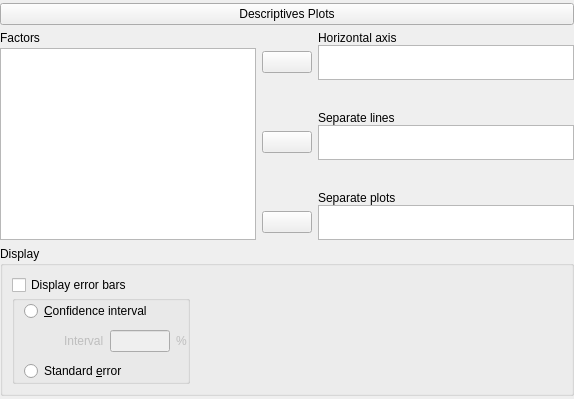
    <widget class="QWidget" name="descriptivesPlot" native="true">
     <layout class="QGridLayout" name="gridLayout_24">
      <property name="leftMargin">
       <number>0</number>
      </property>
      <property name="topMargin">
       <number>3</number>
      </property>
      <property name="rightMargin">
       <number>0</number>
      </property>
      <property name="bottomMargin">
       <number>3</number>
      </property>
      <item row="1" column="0">
       <widget class="QWidget" name="containerDescriptivesPlot" native="true">
        <property name="sizePolicy">
         <sizepolicy hsizetype="Preferred" vsizetype="Preferred">
          <horstretch>0</horstretch>
          <verstretch>0</verstretch>
         </sizepolicy>
        </property>
        <layout class="QGridLayout" name="gridLayout_23">
         <property name="leftMargin">
          <number>0</number>
         </property>
         <property name="topMargin">
          <number>0</number>
         </property>
         <property name="rightMargin">
          <number>0</number>
         </property>
         <property name="bottomMargin">
          <number>0</number>
         </property>
         <item row="0" column="0">
          <widget class="QWidget" name="widget_17" native="true">
           <property name="sizePolicy">
            <sizepolicy hsizetype="Preferred" vsizetype="Preferred">
             <horstretch>0</horstretch>
             <verstretch>0</verstretch>
            </sizepolicy>
           </property>
           <layout class="QGridLayout" name="gridLayout_11">
            <property name="leftMargin">
             <number>0</number>
            </property>
            <property name="topMargin">
             <number>0</number>
            </property>
            <property name="rightMargin">
             <number>0</number>
            </property>
            <property name="bottomMargin">
             <number>0</number>
            </property>
            <property name="horizontalSpacing">
             <number>0</number>
            </property>
            <property name="verticalSpacing">
             <number>3</number>
            </property>
            <item row="1" column="0">
             <widget class="AvailableFieldsListView" name="plotVariables">
              <property name="sizePolicy">
               <sizepolicy hsizetype="Expanding" vsizetype="Preferred">
                <horstretch>0</horstretch>
                <verstretch>0</verstretch>
               </sizepolicy>
              </property>
              <property name="minimumSize">
               <size>
                <width>210</width>
                <height>0</height>
               </size>
              </property>
              <property name="maximumSize">
               <size>
                <width>16777215</width>
                <height>16777215</height>
               </size>
              </property>
             </widget>
            </item>
            <item row="0" column="0">
             <widget class="QLabel" name="label_7">
              <property name="sizePolicy">
               <sizepolicy hsizetype="Preferred" vsizetype="Preferred">
                <horstretch>0</horstretch>
                <verstretch>0</verstretch>
               </sizepolicy>
              </property>
              <property name="text">
               <string>Factors</string>
              </property>
             </widget>
            </item>
           </layout>
          </widget>
         </item>
         <item row="0" column="1">
          <widget class="QWidget" name="widget_15" native="true">
           <property name="sizePolicy">
            <sizepolicy hsizetype="Preferred" vsizetype="Minimum">
             <horstretch>0</horstretch>
             <verstretch>0</verstretch>
            </sizepolicy>
           </property>
           <layout class="QGridLayout" name="gridLayout_21">
            <property name="leftMargin">
             <number>0</number>
            </property>
            <property name="topMargin">
             <number>0</number>
            </property>
            <property name="rightMargin">
             <number>0</number>
            </property>
            <property name="bottomMargin">
             <number>0</number>
            </property>
            <item row="4" column="0">
             <widget class="QWidget" name="widget_22" native="true">
              <property name="sizePolicy">
               <sizepolicy hsizetype="Preferred" vsizetype="Fixed">
                <horstretch>0</horstretch>
                <verstretch>0</verstretch>
               </sizepolicy>
              </property>
              <layout class="QGridLayout" name="gridLayout_18">
               <property name="leftMargin">
                <number>0</number>
               </property>
               <property name="topMargin">
                <number>0</number>
               </property>
               <property name="rightMargin">
                <number>0</number>
               </property>
               <property name="bottomMargin">
                <number>0</number>
               </property>
               <property name="verticalSpacing">
                <number>0</number>
               </property>
               <item row="1" column="1">
                <widget class="BoundListView" name="plotSeparatePlots">
                 <property name="sizePolicy">
                  <sizepolicy hsizetype="Expanding" vsizetype="Fixed">
                   <horstretch>0</horstretch>
                   <verstretch>0</verstretch>
                  </sizepolicy>
                 </property>
                 <property name="minimumSize">
                  <size>
                   <width>0</width>
                   <height>35</height>
                  </size>
                 </property>
                 <property name="maximumSize">
                  <size>
                   <width>16777215</width>
                   <height>35</height>
                  </size>
                 </property>
                </widget>
               </item>
               <item row="1" column="0">
                <widget class="AssignButton" name="buttonAssignSeperatePlots">
                 <property name="sizePolicy">
                  <sizepolicy hsizetype="Fixed" vsizetype="Fixed">
                   <horstretch>0</horstretch>
                   <verstretch>0</verstretch>
                  </sizepolicy>
                 </property>
                 <property name="minimumSize">
                  <size>
                   <width>50</width>
                   <height>0</height>
                  </size>
                 </property>
                 <property name="maximumSize">
                  <size>
                   <width>50</width>
                   <height>16777215</height>
                  </size>
                 </property>
                 <property name="text">
                  <string/>
                 </property>
                </widget>
               </item>
               <item row="0" column="1">
                <widget class="QLabel" name="label_13">
                 <property name="sizePolicy">
                  <sizepolicy hsizetype="Preferred" vsizetype="Preferred">
                   <horstretch>0</horstretch>
                   <verstretch>0</verstretch>
                  </sizepolicy>
                 </property>
                 <property name="text">
                  <string>Separate plots</string>
                 </property>
                </widget>
               </item>
              </layout>
             </widget>
            </item>
            <item row="0" column="0">
             <widget class="QWidget" name="widget_19" native="true">
              <property name="sizePolicy">
               <sizepolicy hsizetype="Preferred" vsizetype="Fixed">
                <horstretch>0</horstretch>
                <verstretch>0</verstretch>
               </sizepolicy>
              </property>
              <layout class="QGridLayout" name="gridLayout_14">
               <property name="leftMargin">
                <number>0</number>
               </property>
               <property name="topMargin">
                <number>0</number>
               </property>
               <property name="rightMargin">
                <number>0</number>
               </property>
               <property name="bottomMargin">
                <number>0</number>
               </property>
               <property name="verticalSpacing">
                <number>0</number>
               </property>
               <item row="2" column="0">
                <widget class="AssignButton" name="buttonAssignHorizontalAxis">
                 <property name="sizePolicy">
                  <sizepolicy hsizetype="Fixed" vsizetype="Fixed">
                   <horstretch>0</horstretch>
                   <verstretch>0</verstretch>
                  </sizepolicy>
                 </property>
                 <property name="minimumSize">
                  <size>
                   <width>50</width>
                   <height>0</height>
                  </size>
                 </property>
                 <property name="maximumSize">
                  <size>
                   <width>50</width>
                   <height>16777215</height>
                  </size>
                 </property>
                 <property name="text">
                  <string/>
                 </property>
                </widget>
               </item>
               <item row="0" column="1">
                <widget class="QLabel" name="label_8">
                 <property name="sizePolicy">
                  <sizepolicy hsizetype="Preferred" vsizetype="Preferred">
                   <horstretch>0</horstretch>
                   <verstretch>0</verstretch>
                  </sizepolicy>
                 </property>
                 <property name="text">
                  <string>Horizontal axis</string>
                 </property>
                </widget>
               </item>
               <item row="2" column="1">
                <widget class="BoundListView" name="plotHorizontalAxis">
                 <property name="sizePolicy">
                  <sizepolicy hsizetype="Expanding" vsizetype="Fixed">
                   <horstretch>0</horstretch>
                   <verstretch>0</verstretch>
                  </sizepolicy>
                 </property>
                 <property name="minimumSize">
                  <size>
                   <width>210</width>
                   <height>35</height>
                  </size>
                 </property>
                 <property name="maximumSize">
                  <size>
                   <width>16777215</width>
                   <height>35</height>
                  </size>
                 </property>
                </widget>
               </item>
              </layout>
             </widget>
            </item>
            <item row="2" column="0">
             <widget class="QWidget" name="widget_20" native="true">
              <property name="sizePolicy">
               <sizepolicy hsizetype="Preferred" vsizetype="Fixed">
                <horstretch>0</horstretch>
                <verstretch>0</verstretch>
               </sizepolicy>
              </property>
              <layout class="QGridLayout" name="gridLayout_15">
               <property name="leftMargin">
                <number>0</number>
               </property>
               <property name="topMargin">
                <number>0</number>
               </property>
               <property name="rightMargin">
                <number>0</number>
               </property>
               <property name="bottomMargin">
                <number>0</number>
               </property>
               <property name="verticalSpacing">
                <number>0</number>
               </property>
               <item row="0" column="1">
                <widget class="QLabel" name="label_10">
                 <property name="sizePolicy">
                  <sizepolicy hsizetype="Preferred" vsizetype="Preferred">
                   <horstretch>0</horstretch>
                   <verstretch>0</verstretch>
                  </sizepolicy>
                 </property>
                 <property name="text">
                  <string>Separate lines</string>
                 </property>
                </widget>
               </item>
               <item row="1" column="0">
                <widget class="AssignButton" name="buttonAssignSeperateLines">
                 <property name="sizePolicy">
                  <sizepolicy hsizetype="Fixed" vsizetype="Fixed">
                   <horstretch>0</horstretch>
                   <verstretch>0</verstretch>
                  </sizepolicy>
                 </property>
                 <property name="minimumSize">
                  <size>
                   <width>50</width>
                   <height>0</height>
                  </size>
                 </property>
                 <property name="maximumSize">
                  <size>
                   <width>50</width>
                   <height>16777215</height>
                  </size>
                 </property>
                 <property name="text">
                  <string/>
                 </property>
                </widget>
               </item>
               <item row="1" column="1">
                <widget class="BoundListView" name="plotSeparateLines">
                 <property name="sizePolicy">
                  <sizepolicy hsizetype="Expanding" vsizetype="Fixed">
                   <horstretch>0</horstretch>
                   <verstretch>0</verstretch>
                  </sizepolicy>
                 </property>
                 <property name="minimumSize">
                  <size>
                   <width>210</width>
                   <height>35</height>
                  </size>
                 </property>
                 <property name="maximumSize">
                  <size>
                   <width>16777215</width>
                   <height>35</height>
                  </size>
                 </property>
                </widget>
               </item>
              </layout>
             </widget>
            </item>
            <item row="1" column="0">
             <spacer name="verticalSpacer_4">
              <property name="orientation">
               <enum>Qt::Vertical</enum>
              </property>
              <property name="sizeHint" stdset="0">
               <size>
                <width>20</width>
                <height>5</height>
               </size>
              </property>
             </spacer>
            </item>
            <item row="3" column="0">
             <spacer name="verticalSpacer_5">
              <property name="orientation">
               <enum>Qt::Vertical</enum>
              </property>
              <property name="sizeHint" stdset="0">
               <size>
                <width>20</width>
                <height>5</height>
               </size>
              </property>
             </spacer>
            </item>
           </layout>
          </widget>
         </item>
         <item row="1" column="0" colspan="2">
          <widget class="GroupBox" name="groupOptions2_2">
           <property name="title">
            <string>Display</string>
           </property>
           <layout class="QGridLayout" name="gridLayout_16">
            <property name="verticalSpacing">
             <number>0</number>
            </property>
            <item row="1" column="0">
             <widget class="BoundGroupBox" name="errorBarType">
              <property name="sizePolicy">
               <sizepolicy hsizetype="Fixed" vsizetype="Fixed">
                <horstretch>0</horstretch>
                <verstretch>0</verstretch>
               </sizepolicy>
              </property>
              <layout class="QGridLayout" name="gridLayout_28">
               <property name="topMargin">
                <number>0</number>
               </property>
               <property name="rightMargin">
                <number>0</number>
               </property>
               <property name="bottomMargin">
                <number>0</number>
               </property>
               <property name="verticalSpacing">
                <number>9</number>
               </property>
               <item row="2" column="0">
                <widget class="QRadioButton" name="_2standardError">
                 <property name="sizePolicy">
                  <sizepolicy hsizetype="Fixed" vsizetype="Fixed">
                   <horstretch>0</horstretch>
                   <verstretch>0</verstretch>
                  </sizepolicy>
                 </property>
                 <property name="text">
                  <string>Standard &amp;error</string>
                 </property>
                </widget>
               </item>
               <item row="0" column="0">
                <widget class="QRadioButton" name="_1confidenceInterval">
                 <property name="sizePolicy">
                  <sizepolicy hsizetype="Fixed" vsizetype="Fixed">
                   <horstretch>0</horstretch>
                   <verstretch>0</verstretch>
                  </sizepolicy>
                 </property>
                 <property name="text">
                  <string>&amp;Confidence interval</string>
                 </property>
                </widget>
               </item>
               <item row="1" column="0">
                <widget class="QWidget" name="widgetConfidenceIntervalInterval" native="true">
                 <property name="enabled">
                  <bool>false</bool>
                 </property>
                 <property name="sizePolicy">
                  <sizepolicy hsizetype="Fixed" vsizetype="Fixed">
                   <horstretch>0</horstretch>
                   <verstretch>0</verstretch>
                  </sizepolicy>
                 </property>
                 <layout class="QGridLayout" name="gridLayout_29">
                  <property name="leftMargin">
                   <number>40</number>
                  </property>
                  <property name="topMargin">
                   <number>0</number>
                  </property>
                  <property name="rightMargin">
                   <number>0</number>
                  </property>
                  <property name="bottomMargin">
                   <number>0</number>
                  </property>
                  <item row="0" column="1">
                   <widget class="BoundTextBox" name="confidenceIntervalInterval">
                    <property name="sizePolicy">
                     <sizepolicy hsizetype="Fixed" vsizetype="Fixed">
                      <horstretch>0</horstretch>
                      <verstretch>0</verstretch>
                     </sizepolicy>
                    </property>
                    <property name="minimumSize">
                     <size>
                      <width>60</width>
                      <height>0</height>
                     </size>
                    </property>
                    <property name="maximumSize">
                     <size>
                      <width>60</width>
                      <height>16777215</height>
                     </size>
                    </property>
                   </widget>
                  </item>
                  <item row="0" column="0">
                   <widget class="QLabel" name="label_6">
                    <property name="sizePolicy">
                     <sizepolicy hsizetype="Fixed" vsizetype="Fixed">
                      <horstretch>0</horstretch>
                      <verstretch>0</verstretch>
                     </sizepolicy>
                    </property>
                    <property name="text">
                     <string>Interval</string>
                    </property>
                   </widget>
                  </item>
                  <item row="0" column="2">
                   <widget class="QLabel" name="label_11">
                    <property name="sizePolicy">
                     <sizepolicy hsizetype="Fixed" vsizetype="Fixed">
                      <horstretch>0</horstretch>
                      <verstretch>0</verstretch>
                     </sizepolicy>
                    </property>
                    <property name="text">
                     <string>%</string>
                    </property>
                   </widget>
                  </item>
                 </layout>
                </widget>
               </item>
              </layout>
              <zorder>widgetConfidenceIntervalInterval</zorder>
              <zorder>_1confidenceInterval</zorder>
              <zorder>_2standardError</zorder>
             </widget>
            </item>
            <item row="0" column="0">
             <widget class="BoundCheckBox" name="plotErrorBars">
              <property name="sizePolicy">
               <sizepolicy hsizetype="Fixed" vsizetype="Preferred">
                <horstretch>0</horstretch>
                <verstretch>0</verstretch>
               </sizepolicy>
              </property>
              <property name="text">
               <string>Display error bars</string>
              </property>
             </widget>
            </item>
            <item row="1" column="1">
             <spacer name="horizontalSpacer_3">
              <property name="orientation">
               <enum>Qt::Horizontal</enum>
              </property>
              <property name="sizeHint" stdset="0">
               <size>
                <width>40</width>
                <height>20</height>
               </size>
              </property>
             </spacer>
            </item>
           </layout>
          </widget>
         </item>
        </layout>
       </widget>
      </item>
      <item row="0" column="0">
       <widget class="ExpanderButton" name="expanderDescriptivesPlot">
        <property name="sizePolicy">
         <sizepolicy hsizetype="Expanding" vsizetype="Fixed">
          <horstretch>0</horstretch>
          <verstretch>0</verstretch>
         </sizepolicy>
        </property>
        <property name="text">
         <string>Descriptives Plots</string>
        </property>
       </widget>
      </item>
     </layout>
    </widget>
